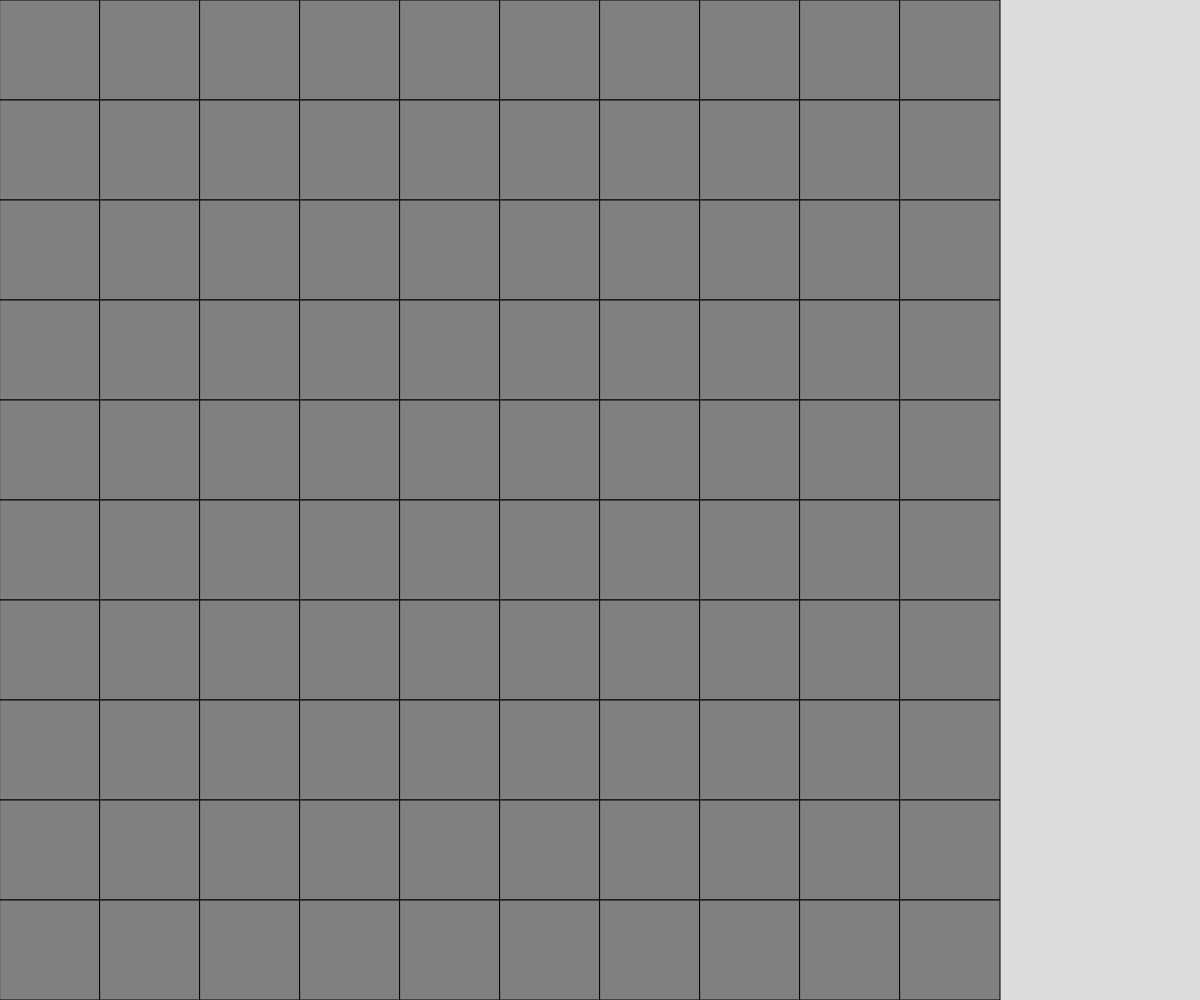
Frame 1 (no input)
Frame 60 (no input): identical to frame 1, image omitted
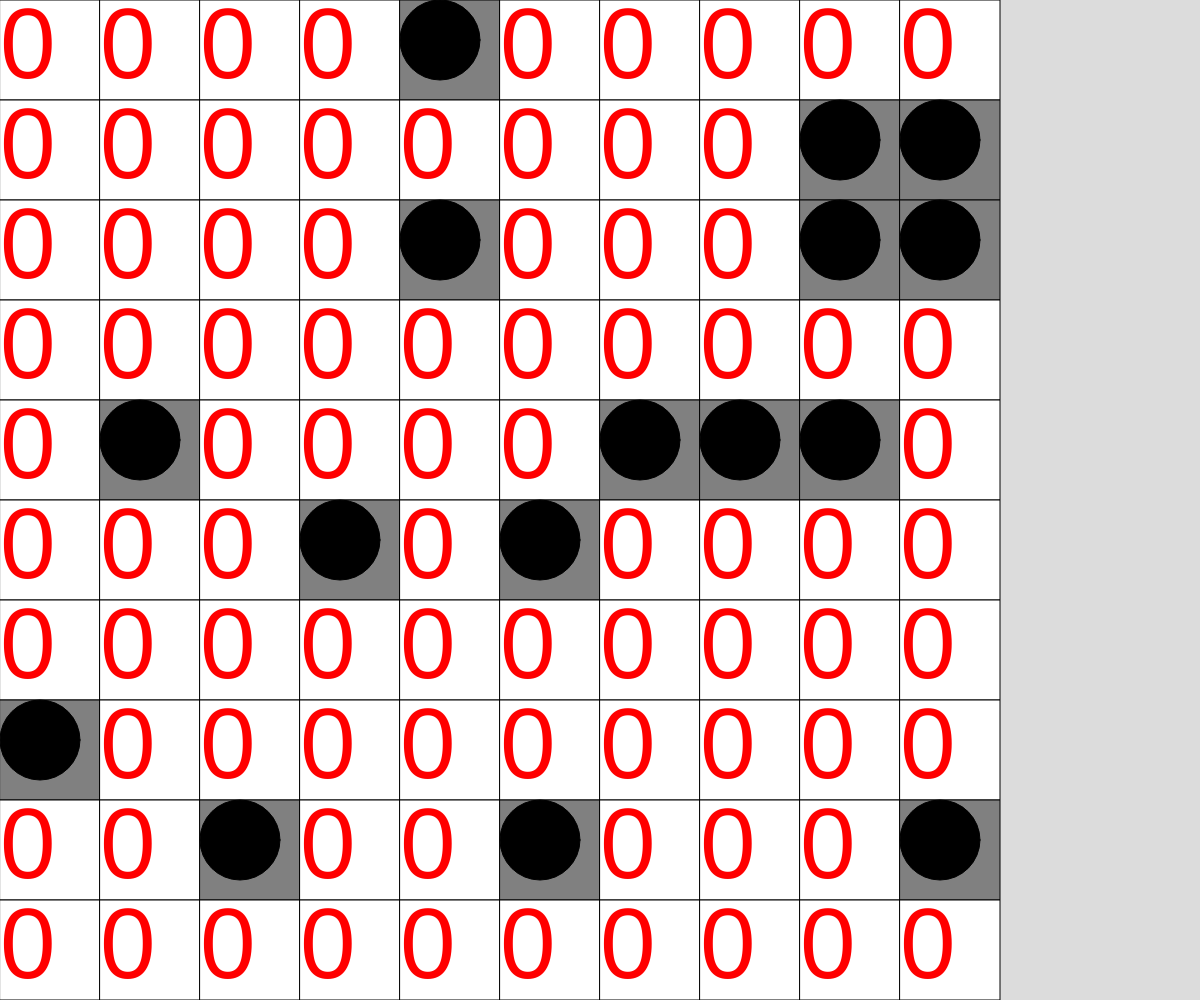
Frame 120 (the mouse pressed at the canvas centre since frame 60)

The p5.js sketch that drew these frames (run headless with seeded random() and noise() and a simulated clock; from frame 60 on, the mouse is pressed at the canvas centre):

// p5.js sketch
// ── sketch.js
let grid;
const GRID_SIZE = 10;
let cellSize;

function setup() {
  createCanvas(windowWidth, windowHeight);
  grid = generateEmptyGrid(GRID_SIZE, GRID_SIZE);

  if (height > width) {
    cellSize = width/GRID_SIZE;
  }
  else {
    cellSize = height/GRID_SIZE;
  }
}

let start = false;
let lost = false;

function draw() {
  background(220);
  displayGrid();
  if (!lost && start){
    
    keyTyped();
    
  }
}

function mousePressed() {
  let y = Math.floor(mouseY/cellSize);
  let x = Math.floor(mouseX/cellSize);

  activateCell(x, y);
  // if not started, start
  if (!start){
    start = true;
    grid = generateRandomGrid(GRID_SIZE,GRID_SIZE);
    floodFill(x,y);
  }
  // toggleCell(x, y);   //current cell
}

function toggleCell(x, y) {
  //check that we are within the grid, then toggle
  if (x >= 0 && x < GRID_SIZE && y >= 0 && y < GRID_SIZE) {
    if (grid[y][x] === 0) {
      grid[y][x] = 1;
    }
    else if (grid[y][x] === 1) {
      grid[y][x] = 0;
    }
  }
}

let flood;

function activateCell(x, y){
  if (x >= 0 && x < GRID_SIZE && y >= 0 && y < GRID_SIZE) {
    let box = grid[y][x];
    if (box.open === false) {
      box.open = true;
      if(box.bomb === 1){
        lost = true;
      }
    }
  }
}

function floodFill(x,y){
  flood = [];
  console.log("begin flood", x, y);
  for (let shifty of shift){
    for (let shiftx of shift){
      let row = y+shifty;
      let col = x+shiftx;                                                 
      if (col >= 0 && col < GRID_SIZE && row >= 0 && row < GRID_SIZE && Math.abs(shiftx) !== Math.abs(shifty)){
        let box = grid[row][col];  
                          //if neither a flag or a bomb is present
        if (!box.open && box.flag+box.bomb === 0){
          console.log("floodfilled:",x,y);
          flood.push({x: col, y: row});
          activateCell(col,row);
        }
      }
    }
  }
  let thisflood = flood;
  console.log("thisflood",thisflood);
  for (let pos of thisflood){
    // console.log(pos);
    floodFill(pos.x,pos.y);
  }
}

function displayGrid() {
  for (let y = 0; y < GRID_SIZE; y++) {
    for (let x = 0; x < GRID_SIZE; x++) {
      let box = grid[y][x];
      // console.log(x,y);
      let row = y*cellSize;
      let col = x*cellSize;
      // box.adj = allNeighbours(x,y);
      if (box.open === true) {
        fill("white");
        rect(col, row, cellSize);
        fill("red");
        textAlign(LEFT,TOP);
        textSize(cellSize);
        text(box.adj, col, row);
      }
      else if (box.open === false) {
        fill("grey");
        rect(col, row, cellSize);
      }
      if (box.bomb === 1){
        // if (lost){
        fill("black");
        ellipseMode(CORNER);
        circle(col, row, cellSize*0.8);
        // }
      }
      
    }
  }
}

function generateRandomGrid(cols, rows) {
  let newGrid = [];
  let bombs = 30;
  for (let y = 0; y < rows; y++) {
    newGrid.push([]);
    for (let x = 0; x < cols; x++) {
      // check to see if it was the origin box
      if (grid[y][x].open === false){
        // make bomb if bombs left
        if (random(100) > 80 && bombs >0) {
          bombs --;
          // console.log("bomb",x,y);
          newGrid[y].push({open: false, adj: 0, bomb: 1, flag: 0});
        }
        // don't make bomb
        else{
          // console.log("no bomb",x,y);
          newGrid[y].push({open: false, adj: 0, bomb: 0, flag: 0});
        }
      }
      else{
        newGrid[y].push(grid[y][x]);
      }
    }
  }
  return newGrid;
}

function generateEmptyGrid(cols, rows) {
  let newGrid = [];
  for (let y = 0; y < rows; y++) {
    newGrid.push([]);
    for (let x = 0; x < cols; x++) {
      newGrid[y].push({open: false, adj: 0, bomb: 0, flag: 0});
    }
  }
  return newGrid;
}

function keyTyped() {
  if (key === "r") {
    generateRandomGrid(GRID_SIZE,GRID_SIZE);
  }
  else if (key === "e") {
    generateEmptyGrid(GRID_SIZE,GRID_SIZE);
  }
  else if (key === " ") {
    key = "";
    grid = nextTurn();
  }
}

let shift = [-1,0,1];
function nextTurn(){
  let nextGrid = generateEmptyGrid(GRID_SIZE, GRID_SIZE);
  // look at every cell
  for (let y = 0; y < GRID_SIZE; y++){
    for (let x = 0; x < GRID_SIZE; x++){
      // console.log(y,x);
      if (!grid[y][x].open && grid[y][x].flag === 0){
        let neighbours = allNeighbours(x,y);
        let self = grid[y][x];
        neighbours -= self;
        if (self === 0){
          // new
          if(neighbours === 3){
            nextGrid[y][x].bomb = 1;
          }
        }
        else if (neighbours === 2 || neighbours === 3){
          // stay alive
          nextGrid[y][x].bomb = 1;
        }
        else {
          // die
          nextGrid[y][x].bomb = 0;
        }
      }
    }
  }
  return nextGrid;
}

function allNeighbours(x,y){
  // count neighbours
  let neighbours = 0;
  // look at all cells around in a 3x3 grid
  for (let shifty of shift){
    for (let shiftx of shift){
      // console.log(grid, y, x, shifty, shiftx);
      neighbours += checkNeighbour(x+shiftx,y+shifty);
    }
  }
  return neighbours;
}

function checkNeighbour(x,y){
  // detect edge cases
  // console.log(x,y,x >= 0 && x < GRID_SIZE && y >= 0 && y < GRID_SIZE);
  console.log(grid[y][x]);
  if (x >= 0 && x < GRID_SIZE && y >= 0 && y < GRID_SIZE && grid[y][x].flag === 0) {
    let state = grid[y][x].bomb;
    // console.log(state);
    return state;
  }
  else{
    return 0;
  }
}
